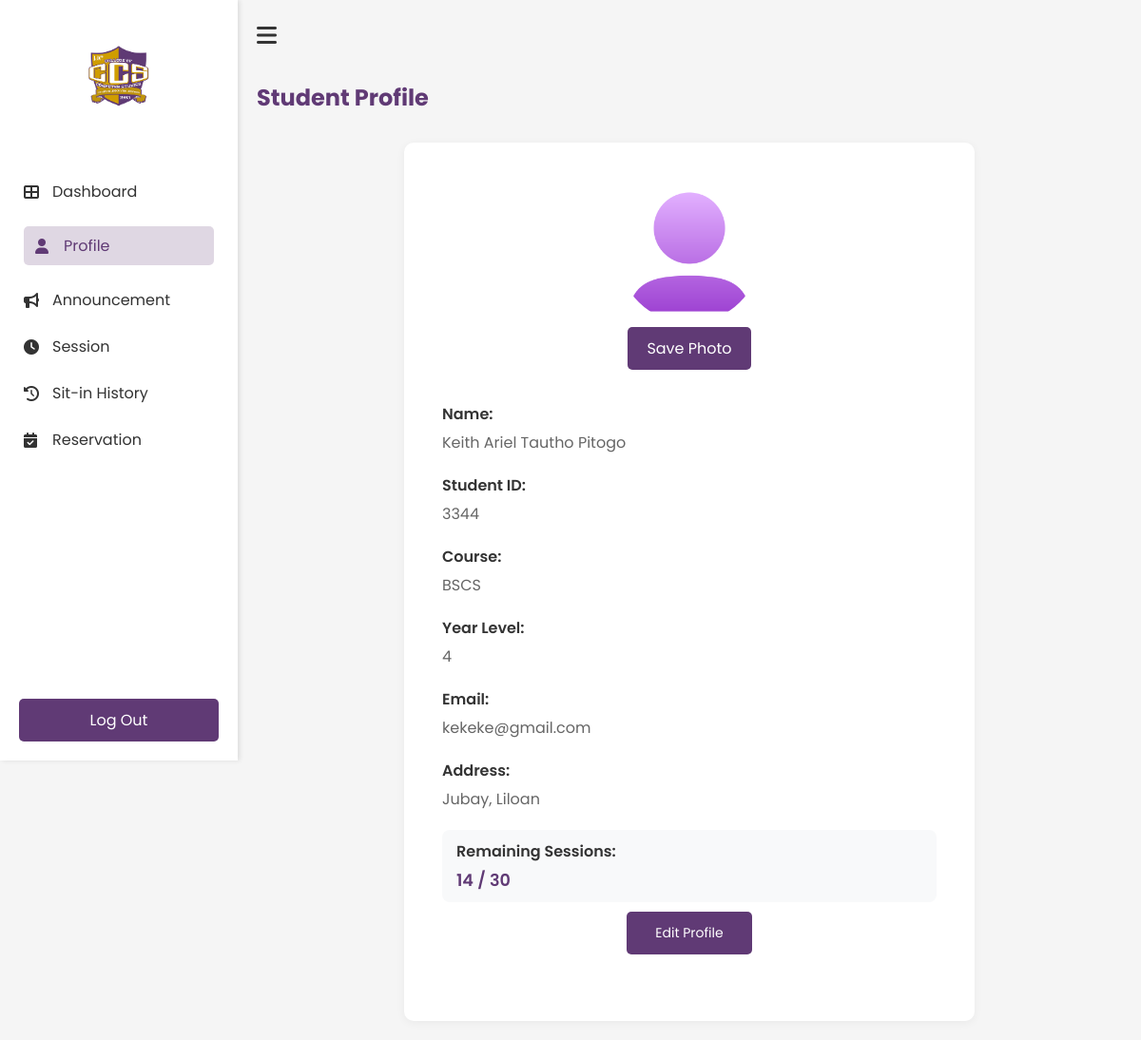
Before: /Profile (signed in) with the older database file.
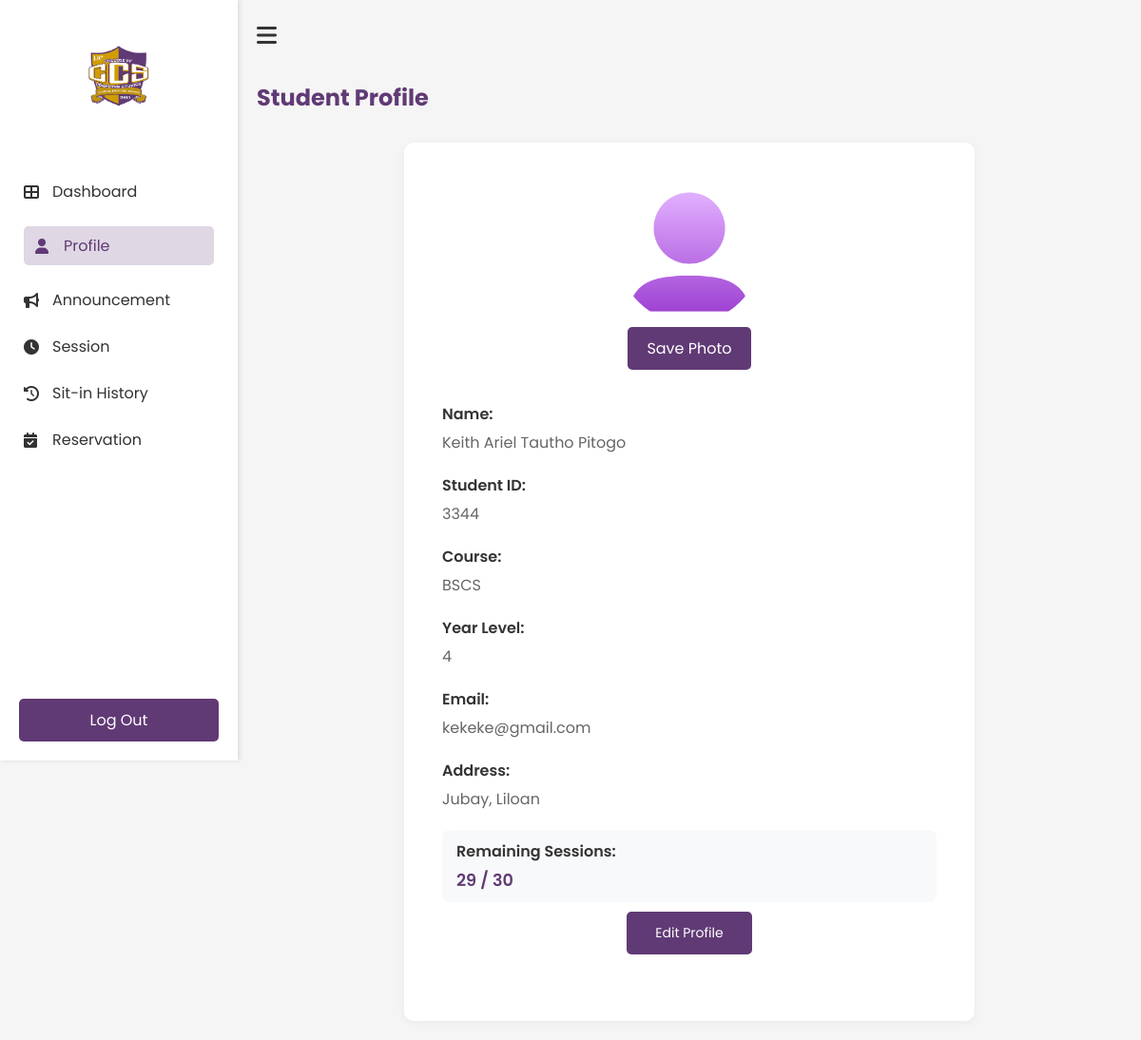
After: the same page with the newer database file.
### tables this page shows
CREATE TABLE users(
idno integer primary key,
lastname text not null,
firstname text not null,
middlename text,
course text not null,
year_level integer not null,
email text unique not null,
username text unique not null,
password text not null, sessions TEXT DEFAULT NULL, address text, photo text);

### app.py (the view, shortened to what this page needs)
@app.route('/Profile', methods=['GET', 'POST'])
def Profile():
    if 'username' not in session:
        return redirect(url_for('login'))
    user_profile = get_user_profile(session['student_id'])
    print("User profile data:", user_profile)
    return render_template('student/profile.html', user=user_profile)

### templates/student/profile.html (shortened to what the changed rows need)
<!DOCTYPE html>
<html lang="en">
    <head>
        <link rel="stylesheet" href="{{ url_for('static', filename='student/profile.css') }}">
        <link rel="stylesheet" href="https://cdnjs.cloudflare.com/ajax/libs/font-awesome/6.0.0-beta3/css/all.min.css">
    </head>
    <body>
        <div class="profile-container">
            <main class="main-content">
                <h1>Student Profile</h1>
                <div class="profile-card">
                    <div class="profile-info">
                        <div class="info-item">
                            <p class="label">Name: </p>
                            <p class="value">{{ user[2] }} {{ user[3] }} {{ user[1] }}</p>
                        </div>
                        <div class="info-item">
                            <p class="label">Student ID: </p>
                            <p class="value">{{ user[0] }}</p>
                        </div>
                        <div class="info-item">
                            <p class="label">Course:</p>
                            <p class="value">{{ user[4] }}</p>
                        </div>
                        <div class="info-item">
                            <p class="label">Year Level: </p>
                            <p class="value">{{ user[5] }}</p>
                        </div>
                        <div class="info-item">
                            <p class="label">Email: </p>
                            <p class="value">{{ user[6] }}</p>
                        </div>
                        <div class="info-item">
                            <p class="label">Address: </p>
                            <p class="value">{{ user[7] if user[7] else 'No address provided' }}</p>
                        </div>
                        <div class="info-item sessions-info">
                            <p class="label">Remaining Sessions: </p>
                            <p class="value">{{ user[8] }} / 30</p>
                        </div>
                    </div>
                </div>
            </main>
        </div>
    </body>
</html>

Changed rows visible on the page:
changed users "Keith Ariel": sessions "14" → "29"
